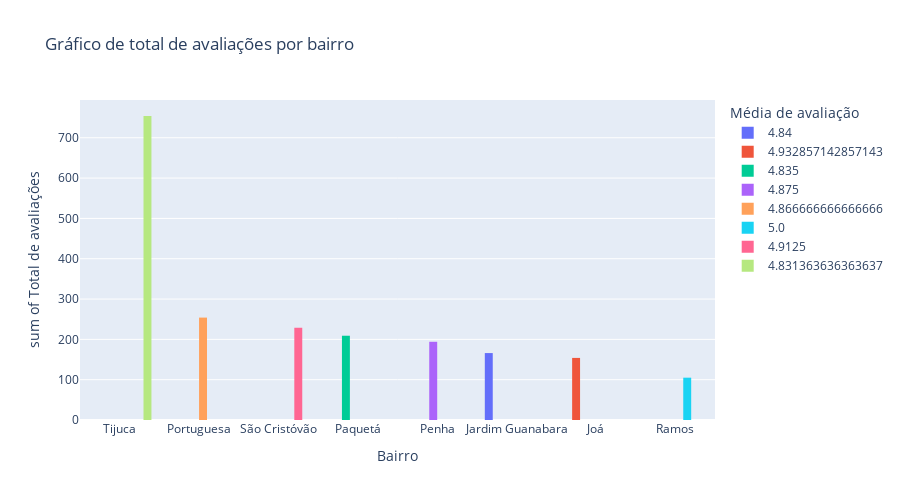
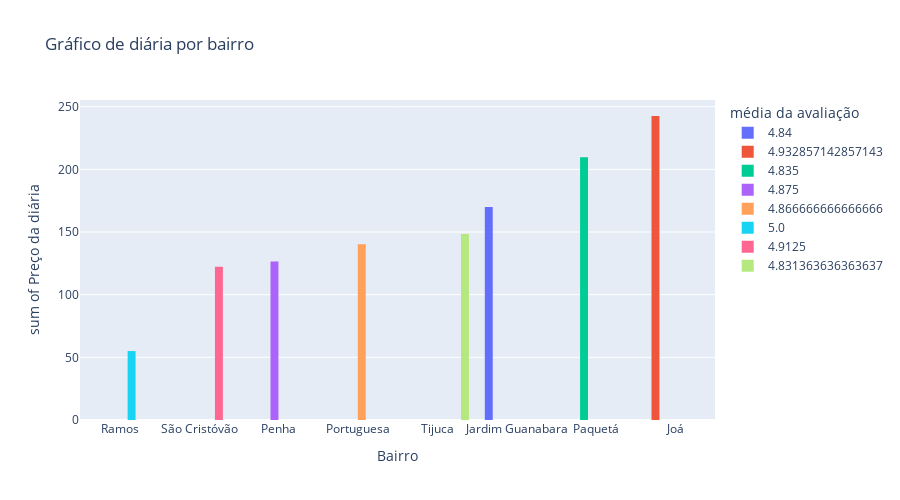

The cell these charts' notebook holds for them, in order:
### Markdown cell above
## Análise para casal de viajantes

### Code cell
df_casal = df_review[df_review['accommodates'] == 2]
df_acomodacao_casal = df_acomodacao[df_acomodacao['accommodates'] == 2]
analise_dados(df_casal, df_acomodacao_casal)

### Figure 1 — Plotly figure (JSON) as saved in the notebook; plotly's stock layout.template omitted (floating-point values rounded to 4 significant figures)
{"data": [{"alignmentgroup": "True", "bingroup": "x", "histfunc": "sum", "hovertemplate": "Média de avaliação=4.84<br>Bairro=%{x}<br>sum of Total de avaliações=%{y}<extra></extra>", "legendgroup": "4.84", "marker": {"color": "#636efa", "pattern": {"shape": ""}}, "name": "4.84", "offsetgroup": "4.84", "orientation": "v", "showlegend": true, "type": "histogram", "x": ["Jardim Guanabara"], "xaxis": "x", "y": [166], "yaxis": "y"}, {"alignmentgroup": "True", "bingroup": "x", "histfunc": "sum", "hovertemplate": "Média de avaliação=4.932857142857143<br>Bairro=%{x}<br>sum of Total de avaliações=%{y}<extra></extra>", "legendgroup": "4.932857142857143", "marker": {"color": "#EF553B", "pattern": {"shape": ""}}, "name": "4.932857142857143", "offsetgroup": "4.932857142857143", "orientation": "v", "showlegend": true, "type": "histogram", "x": ["Joá"], "xaxis": "x", "y": [154], "yaxis": "y"}, {"alignmentgroup": "True", "bingroup": "x", "histfunc": "sum", "hovertemplate": "Média de avaliação=4.835<br>Bairro=%{x}<br>sum of Total de avaliações=%{y}<extra></extra>", "legendgroup": "4.835", "marker": {"color": "#00cc96", "pattern": {"shape": ""}}, "name": "4.835", "offsetgroup": "4.835", "orientation": "v", "showlegend": true, "type": "histogram", "x": ["Paquetá"], "xaxis": "x", "y": [209], "yaxis": "y"}, {"alignmentgroup": "True", "bingroup": "x", "histfunc": "sum", "hovertemplate": "Média de avaliação=4.875<br>Bairro=%{x}<br>sum of Total de avaliações=%{y}<extra></extra>", "legendgroup": "4.875", "marker": {"color": "#ab63fa", "pattern": {"shape": ""}}, "name": "4.875", "offsetgroup": "4.875", "orientation": "v", "showlegend": true, "type": "histogram", "x": ["Penha"], "xaxis": "x", "y": [194], "yaxis": "y"}, {"alignmentgroup": "True", "bingroup": "x", "histfunc": "sum", "hovertemplate": "Média de avaliação=4.866666666666666<br>Bairro=%{x}<br>sum of Total de avaliações=%{y}<extra></extra>", "legendgroup": "4.866666666666666", "marker": {"color": "#FFA15A", "pattern": {"shape": ""}}, "name": "4.866666666666666", "offsetgroup": "4.866666666666666", "orientation": "v", "showlegend": true, "type": "histogram", "x": ["Portuguesa"], "xaxis": "x", "y": [254], "yaxis": "y"}, {"alignmentgroup": "True", "bingroup": "x", "histfunc": "sum", "hovertemplate": "Média de avaliação=5.0<br>Bairro=%{x}<br>sum of Total de avaliações=%{y}<extra></extra>", "legendgroup": "5.0", "marker": {"color": "#19d3f3", "pattern": {"shape": ""}}, "name": "5.0", "offsetgroup": "5.0", "orientation": "v", "showlegend": true, "type": "histogram", "x": ["Ramos"], "xaxis": "x", "y": [105], "yaxis": "y"}, {"alignmentgroup": "True", "bingroup": "x", "histfunc": "sum", "hovertemplate": "Média de avaliação=4.9125<br>Bairro=%{x}<br>sum of Total de avaliações=%{y}<extra></extra>", "legendgroup": "4.9125", "marker": {"color": "#FF6692", "pattern": {"shape": ""}}, "name": "4.9125", "offsetgroup": "4.9125", "orientation": "v", "showlegend": true, "type": "histogram", "x": ["São Cristóvão"], "xaxis": "x", "y": [229], "yaxis": "y"}, {"alignmentgroup": "True", "bingroup": "x", "histfunc": "sum", "hovertemplate": "Média de avaliação=4.831363636363637<br>Bairro=%{x}<br>sum of Total de avaliações=%{y}<extra></extra>", "legendgroup": "4.831363636363637", "marker": {"color": "#B6E880", "pattern": {"shape": ""}}, "name": "4.831363636363637", "offsetgroup": "4.831363636363637", "orientation": "v", "showlegend": true, "type": "histogram", "x": ["Tijuca"], "xaxis": "x", "y": [754], "yaxis": "y"}], "layout": {"barmode": "group", "height": 500, "legend": {"title": {"text": "Média de avaliação"}, "tracegroupgap": 0}, "title": {"text": "Gráfico de total de avaliações por bairro"}, "xaxis": {"anchor": "y", "categoryorder": "total descending", "domain": [0, 1], "title": {"text": "Bairro"}}, "yaxis": {"anchor": "x", "domain": [0, 1], "title": {"text": "sum of Total de avaliações"}}}}

### Figure 2 — Plotly figure (JSON) as saved in the notebook; plotly's stock layout.template omitted (floating-point values rounded to 4 significant figures)
{"data": [{"alignmentgroup": "True", "bingroup": "x", "histfunc": "sum", "hovertemplate": "média da avaliação=4.84<br>Bairro=%{x}<br>sum of Preço da diária=%{y}<extra></extra>", "legendgroup": "4.84", "marker": {"color": "#636efa", "pattern": {"shape": ""}}, "name": "4.84", "offsetgroup": "4.84", "orientation": "v", "showlegend": true, "type": "histogram", "x": ["Jardim Guanabara"], "xaxis": "x", "y": [170], "yaxis": "y"}, {"alignmentgroup": "True", "bingroup": "x", "histfunc": "sum", "hovertemplate": "média da avaliação=4.932857142857143<br>Bairro=%{x}<br>sum of Preço da diária=%{y}<extra></extra>", "legendgroup": "4.932857142857143", "marker": {"color": "#EF553B", "pattern": {"shape": ""}}, "name": "4.932857142857143", "offsetgroup": "4.932857142857143", "orientation": "v", "showlegend": true, "type": "histogram", "x": ["Joá"], "xaxis": "x", "y": [242.6], "yaxis": "y"}, {"alignmentgroup": "True", "bingroup": "x", "histfunc": "sum", "hovertemplate": "média da avaliação=4.835<br>Bairro=%{x}<br>sum of Preço da diária=%{y}<extra></extra>", "legendgroup": "4.835", "marker": {"color": "#00cc96", "pattern": {"shape": ""}}, "name": "4.835", "offsetgroup": "4.835", "orientation": "v", "showlegend": true, "type": "histogram", "x": ["Paquetá"], "xaxis": "x", "y": [209.7], "yaxis": "y"}, {"alignmentgroup": "True", "bingroup": "x", "histfunc": "sum", "hovertemplate": "média da avaliação=4.875<br>Bairro=%{x}<br>sum of Preço da diária=%{y}<extra></extra>", "legendgroup": "4.875", "marker": {"color": "#ab63fa", "pattern": {"shape": ""}}, "name": "4.875", "offsetgroup": "4.875", "orientation": "v", "showlegend": true, "type": "histogram", "x": ["Penha"], "xaxis": "x", "y": [126.5], "yaxis": "y"}, {"alignmentgroup": "True", "bingroup": "x", "histfunc": "sum", "hovertemplate": "média da avaliação=4.866666666666666<br>Bairro=%{x}<br>sum of Preço da diária=%{y}<extra></extra>", "legendgroup": "4.866666666666666", "marker": {"color": "#FFA15A", "pattern": {"shape": ""}}, "name": "4.866666666666666", "offsetgroup": "4.866666666666666", "orientation": "v", "showlegend": true, "type": "histogram", "x": ["Portuguesa"], "xaxis": "x", "y": [140.2], "yaxis": "y"}, {"alignmentgroup": "True", "bingroup": "x", "histfunc": "sum", "hovertemplate": "média da avaliação=5.0<br>Bairro=%{x}<br>sum of Preço da diária=%{y}<extra></extra>", "legendgroup": "5.0", "marker": {"color": "#19d3f3", "pattern": {"shape": ""}}, "name": "5.0", "offsetgroup": "5.0", "orientation": "v", "showlegend": true, "type": "histogram", "x": ["Ramos"], "xaxis": "x", "y": [55], "yaxis": "y"}, {"alignmentgroup": "True", "bingroup": "x", "histfunc": "sum", "hovertemplate": "média da avaliação=4.9125<br>Bairro=%{x}<br>sum of Preço da diária=%{y}<extra></extra>", "legendgroup": "4.9125", "marker": {"color": "#FF6692", "pattern": {"shape": ""}}, "name": "4.9125", "offsetgroup": "4.9125", "orientation": "v", "showlegend": true, "type": "histogram", "x": ["São Cristóvão"], "xaxis": "x", "y": [122.2], "yaxis": "y"}, {"alignmentgroup": "True", "bingroup": "x", "histfunc": "sum", "hovertemplate": "média da avaliação=4.831363636363637<br>Bairro=%{x}<br>sum of Preço da diária=%{y}<extra></extra>", "legendgroup": "4.831363636363637", "marker": {"color": "#B6E880", "pattern": {"shape": ""}}, "name": "4.831363636363637", "offsetgroup": "4.831363636363637", "orientation": "v", "showlegend": true, "type": "histogram", "x": ["Tijuca"], "xaxis": "x", "y": [148.5], "yaxis": "y"}], "layout": {"barmode": "group", "height": 500, "legend": {"title": {"text": "média da avaliação"}, "tracegroupgap": 0}, "title": {"text": "Gráfico de diária por bairro"}, "xaxis": {"anchor": "y", "categoryorder": "total ascending", "domain": [0, 1], "title": {"text": "Bairro"}}, "yaxis": {"anchor": "x", "domain": [0, 1], "title": {"text": "sum of Preço da diária"}}}}
